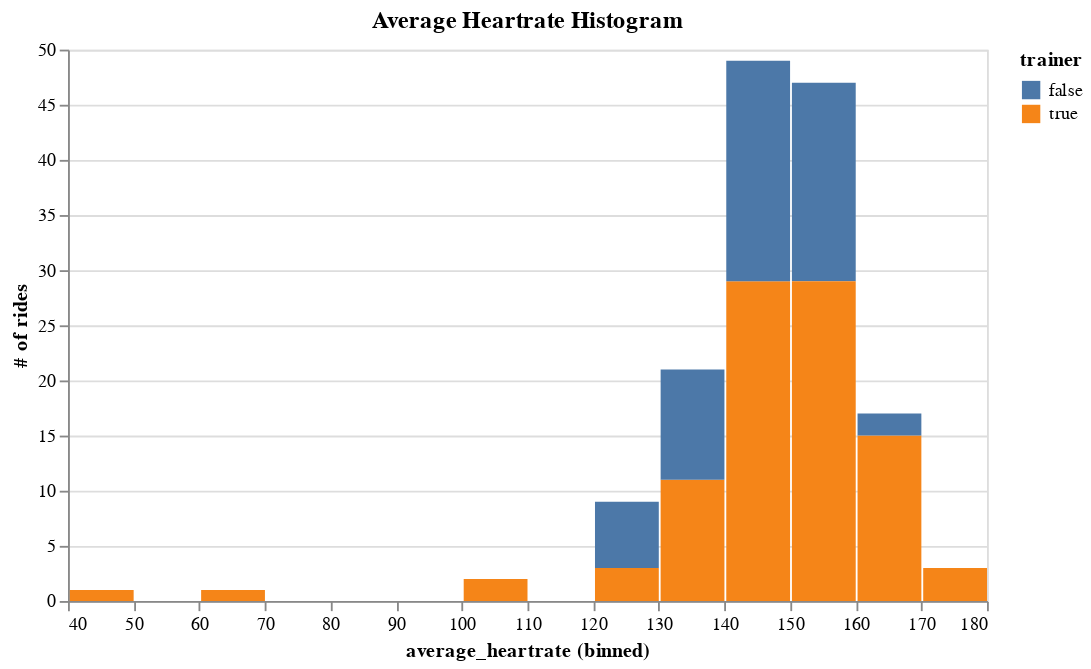

Write notebook code for a chart like this one.
### Code cell
alt.Chart(rides).mark_bar().encode(
    alt.X("average_heartrate:Q",bin=alt.Bin(step=10)),
    y=alt.Y('count(activity_id):Q', axis=alt.Axis(title='# of rides')),
    color='trainer:N',
).properties(
    width=500,
    title='Average Heartrate Histogram'
)

### Figure 1 — Vega-Lite specification as saved in the notebook (floating-point values rounded to 4 significant figures; data arrays with more than 128 entries replaced by an {"elided": "..."} marker saying what was removed)
{"$schema": "https://vega.github.io/schema/vega-lite/v3.4.0.json", "config": {"mark": {"tooltip": null}, "view": {"height": 300, "width": 400}}, "data": {"name": "data-f8ec995841c8421e3ecaf868cd129381"}, "datasets": {"data-f8ec995841c8421e3ecaf868cd129381": {"elided": "156 records"}}, "encoding": {"color": {"field": "trainer", "type": "nominal"}, "x": {"bin": {"step": 10}, "field": "average_heartrate", "type": "quantitative"}, "y": {"aggregate": "count", "axis": {"title": "# of rides"}, "field": "activity_id", "type": "quantitative"}}, "mark": "bar", "title": "Average Heartrate Histogram", "width": 500}
